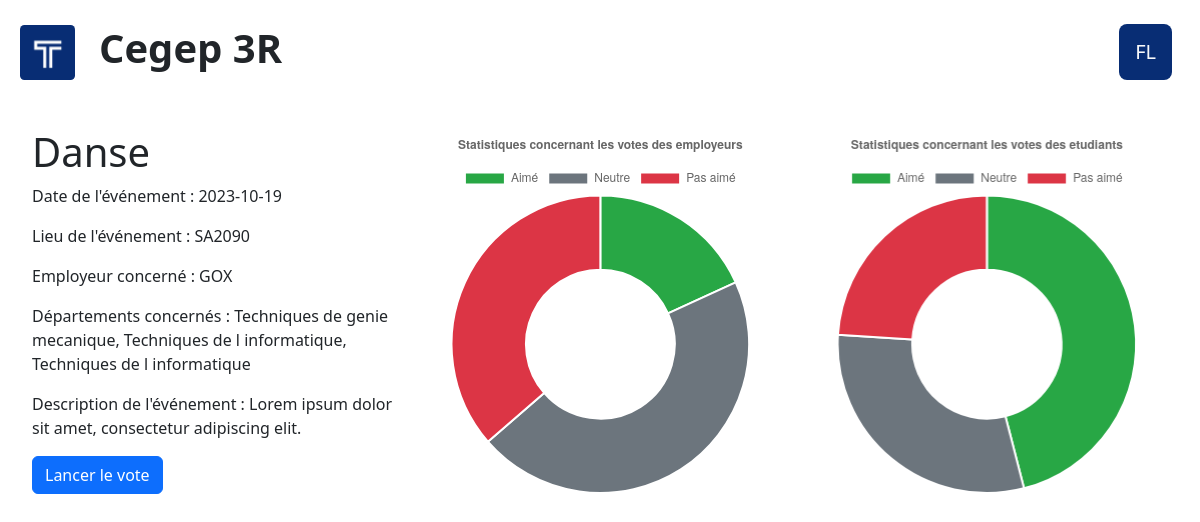
The app's page /pages/evenement.php?idEv=30 (signed in) with its own data.
### tables this page shows
CREATE TABLE `user` (
  `idUser` int(11) NOT NULL,
  `image` varchar(255) NOT NULL,
  `lastname` varchar(255) NOT NULL,
  `firstname` varchar(255) NOT NULL,
  `poste` varchar(255) NOT NULL,
  `email` varchar(255) NOT NULL,
  `password` varchar(255) NOT NULL,
  `pin` int(11) NOT NULL
);

CREATE TABLE `event` (
  `idEv` int(11) NOT NULL,
  `nameEv` varchar(255) NOT NULL,
  `dateEv` date NOT NULL,
  `timeEv` varchar(255) NOT NULL,
  `locationEv` varchar(255) NOT NULL,
  `employeurEv` varchar(255) NOT NULL,
  `descriptionEv` varchar(255) NOT NULL,
  `idUser` int(11) NOT NULL
);

### pages/evenement.php (the view, shortened to what this page needs)
<!DOCTYPE html>
<html lang="en">
<head>
    <link href="https://cdn.jsdelivr.net/npm/bootstrap@5.3.1/dist/css/bootstrap.min.css" rel="stylesheet">
</head>
<body>
    <?php
    $servername = "localhost";
    $username = "root";
    $password = "root";
    $db = "smileface";
    $conn = new mysqli($servername, $username, $password, $db);
    $idUser = $_SESSION['idUser'];
    $idEv = $_GET['idEv'];
    $firstname = "";
    $lastname = "";
    $nomEv = "";
    $dateEv = "";
    $locationEv = "";
    $employeurEv = "";
    $descriptionEv = "";
    $sqlEvent = "SELECT * FROM `event` WHERE `idEv` = $idEv";
    $resultEvent = $conn->query($sqlEvent);
    if ($resultEvent->num_rows > 0) {
        while ($row = $resultEvent->fetch_assoc()) {
            $nomEv = $row['nameEv'];
            $dateEv = $row['dateEv'];
            $locationEv = $row['locationEv'];
            $employeurEv = $row['employeurEv'];
            $descriptionEv = $row['descriptionEv'];
        }
    } else {
        echo "0 results";
    }
    $sqlUser = "SELECT * FROM `user` WHERE `idUser` = $idUser";
    $resultUser = $conn->query($sqlUser);
    if ($resultUser->num_rows > 0) {
        while ($row = $resultUser->fetch_assoc()) {
            $lastname = $row['lastname'];
            $firstname = $row['firstname'];
        }
    } else {
    }
    function getVoteCounts($table, $idEv)
    {
        $sql = "SELECT
                SUM(CASE WHEN satisfactionlevelEm = 1 THEN 1 ELSE 0 END) AS aimer,
                SUM(CASE WHEN satisfactionlevelEm = 2 THEN 1 ELSE 0 END) AS neutre,
                SUM(CASE WHEN satisfactionlevelEm = 3 THEN 1 ELSE 0 END) AS detester
            FROM $table WHERE idEv = $idEv";
        $result = mysqli_query($GLOBALS['conn'], $sql);
        return mysqli_fetch_assoc($result);
    }
    function getVoteCountsEt($table, $idEv)
    {
        $sql = "SELECT
                SUM(CASE WHEN satisfactionlevelEt = 1 THEN 1 ELSE 0 END) AS aimer,
                SUM(CASE WHEN satisfactionlevelEt = 2 THEN 1 ELSE 0 END) AS neutre,
                SUM(CASE WHEN satisfactionlevelEt = 3 THEN 1 ELSE 0 END) AS detester
            FROM $table WHERE idEv = $idEv";
        $result = mysqli_query($GLOBALS['conn'], $sql);
        return mysqli_fetch_assoc($result);
    }
    $employeeSatisfactionCounts = getVoteCounts('employeesatisfaction', $idEv);
    $studentSatisfactionCounts = getVoteCountsEt('studentsatisfaction', $idEv);
    $employeeSatisfactionJSON = json_encode($employeeSatisfactionCounts);
    $studentSatisfactionJSON = json_encode($studentSatisfactionCounts);
    $pseudo = strtoupper(substr($firstname, 0, 1)) . strtoupper(substr($lastname, 0, 1));
    $sqlDpt = "SELECT d.Name
    FROM liason l
    INNER JOIN departement d ON l.idDpt = d.id
    WHERE l.idEv = $idEv";
    $resultDpt = mysqli_query($conn, $sqlDpt);
    $departements = array();
    while ($row = mysqli_fetch_assoc($resultDpt)) {
        $departements[] = $row['Name'];
    }
    ?>
    <div class="container-fluid">
        <div class="row justify-content-between g-0">
            <div class="col-md-4 col-sm-5 mt-4 ms-2 d-flex flex-row align-items-center">
                <img src="../assets/logo.svg" width="55" height="55" alt="logo">
                <h1 class="ms-4 fw-bold">Cegep 3R</h1>
            </div>
            <div class="col-md-3 col-sm-4 mt-4 me-2 d-flex justify-content-end">
                <a href="#" class="d-flex flex-row align-items-center justify-content-end me-2 text-decoration-none">
                    <div class=" w-100" style="border-radius: 8px; min-height: 10px;  background-color:#082D74;">
                        <h5 class="text-light mx-3 my-3"><?php echo $pseudo ?> </h5>
                    </div>
                </a>
            </div>
        </div>
        <div class="row mt-5 ms-2 me-2">
            <div class="col-md-4">
                <h1><?php echo $nomEv ?></h1>
                <p>Date de l'événement : <?php echo $dateEv ?></p>
                <p>Lieu de l'événement : <?php echo $locationEv ?></p>
                <p>Employeur concerné : <?php echo $employeurEv ?></p>
                <?php
                if (count($departements) > 0) {
                    $departementsListe = implode(', ', $departements);
                    echo "<p>Départements concernés : $departementsListe</p>";
                } else {
                    echo "<p>Aucun département concerné.</p>";
                }
                ?>
                <p>Description de l'événement : <?php echo $descriptionEv ?></p>
                <?php
                $date_evenement = strtotime($row['dateEv']);
                $aujourd_hui = time();
                if ($date_evenement < $aujourd_hui) {
                    echo "<a href='#' class='btn btn-primary'>Lancer le vote</a>";
                }
                ?>
            </div>
            <?php if(count($employeeSatisfactionCounts) > 0){ ?>
            <div class="col-md-4">
                <canvas id="statsChart">
                </canvas>
            </div>
            <?php }else{
                echo "
                <div class='col-md-4'>
                <h1>Pas de statistiques disponnibles</h1>
            </div>
                ";
            }
                ?>
            <div class="col-md-4">
                <canvas id="statshartSecond" aria-label="Hello ARIA World" role="img">
                </canvas>
            </div>
        </div>
    </div>
    <script>
        var employeeSatisfactionData = <?php echo $employeeSatisfactionJSON; ?>;
        var studentSatisfactionData = <?php echo $studentSatisfactionJSON; ?>;
        // graphique
        var ctx = document.getElementById('statsChart').getContext('2d');
        var myChart = new Chart(ctx, {
            type: 'doughnut',
            data: {
                labels: ['Aimé', 'Neutre', 'Pas aimé'],
                datasets: [{
                    data: [employeeSatisfactionData.aimer, employeeSatisfactionData.neutre, employeeSatisfactionData.detester],
                    backgroundColor: ['#28a745', '#6c757d', '#dc3545'],
                }],
            },
            options: {
                responsive: true,
                maintainAspectRatio: false,
                plugins: {
                    title: {
                        display: true,
                        text: 'Statistiques concernant les votes des employeurs',
                    },
                },
                legend: {
                    position: 'bottom',
                },
            },
        });
        var ctxsecond = document.getElementById('statshartSecond').getContext('2d');
        var myChartSecond = new Chart(ctxsecond, {
            type: 'doughnut',
            data: {
                labels: ['Aimé', 'Neutre', 'Pas aimé'],
                datasets: [{
                    data: [studentSatisfactionData.aimer, studentSatisfactionData.neutre, studentSatisfactionData.detester],
                    backgroundColor: ['#28a745', '#6c757d', '#dc3545'],
                }],
            },
            options: {
                responsive: true,
                maintainAspectRatio: false,
                plugins: {
                    title: {
                        display: true,
                        text: 'Statistiques concernant les votes des etudiants',
                    },
                },
                legend: {
                    position: 'bottom',
                },
            },
        });
    </script>
</body>
</html>

### records on screen
user: pseudo "FL"
event: nameEv "Danse", dateEv "2023-10-19", locationEv "SA2090", employeurEv "GOX", descriptionEv "Lorem ipsum dolor sit amet, consectetur adipiscing elit."

### other values on screen
$departementsListe "Techniques de genie mecanique, Techniques de l informatique, Techniques de l informatique"
chart data {{ $employeeSatisfactionJSON }} {"aimer":"2","neutre":"5","detester":"4"}
chart data {{ $studentSatisfactionJSON }} {"aimer":"23","neutre":"15","detester":"12"}
